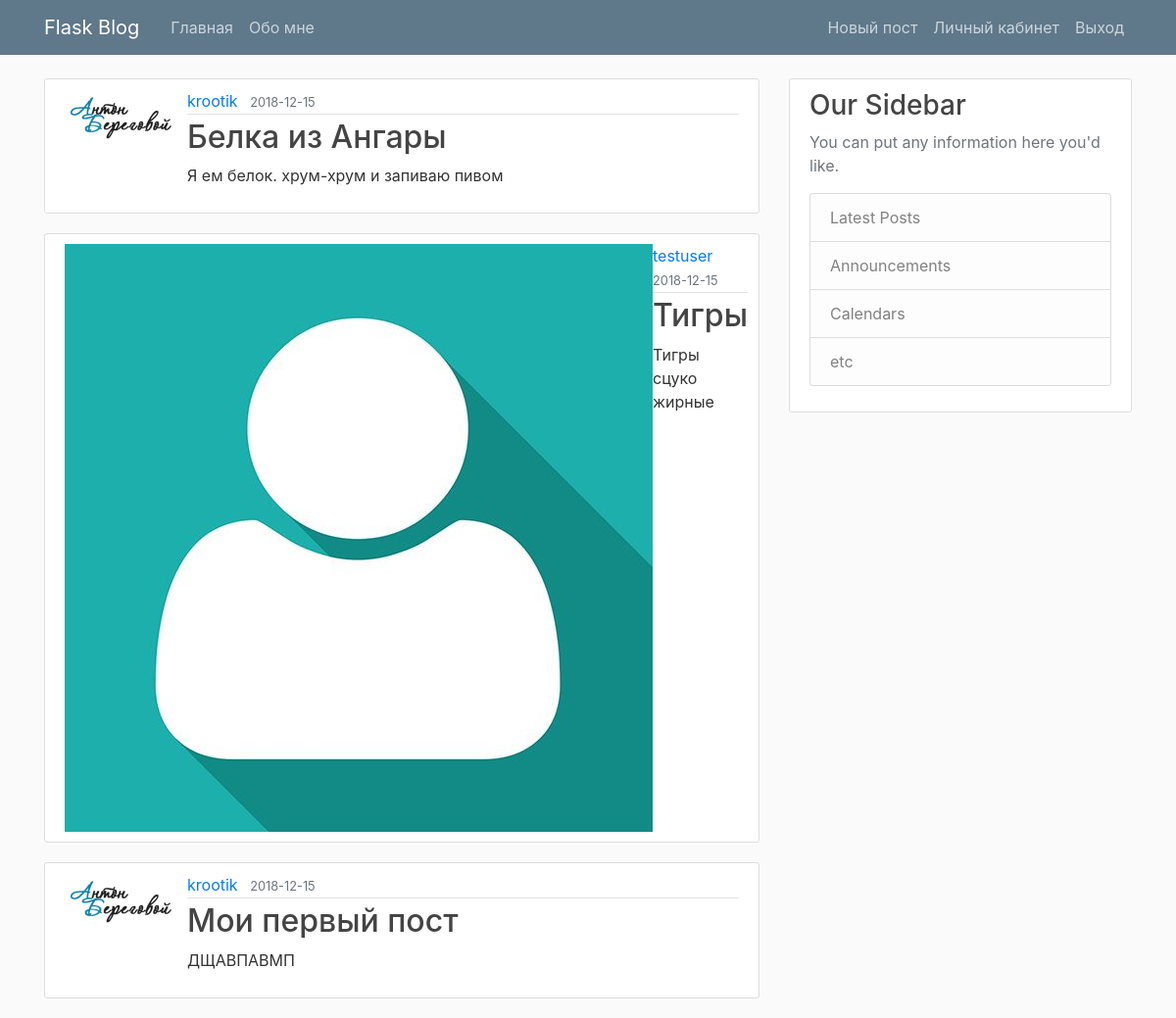
Screenshot of /home (signed in) with the database file from the repository.
### blog/models.py (models this page shows, shortened)
class Post(db.Model, UserMixin):
    id = db.Column(db.Integer, primary_key=True)
    title = db.Column(db.String(100), nullable=False)
    date_posted = db.Column(db.DateTime, nullable=False, default=datetime.utcnow)
    content = db.Column(db.Text, nullable=False)
    user_id = db.Column(db.Integer, db.ForeignKey('user.id'), nullable=False)

class User(db.Model, UserMixin):
    id = db.Column(db.Integer, primary_key=True)
    username = db.Column(db.String(20), unique=True, nullable=False)
    email = db.Column(db.String(120), unique=True, nullable=False)
    image_file = db.Column(db.String(20), nullable=False, default='default.jpg')
    password = db.Column(db.String(60), nullable=False)
    posts = db.relationship('Post', backref='author', lazy=True)

### blog/routes.py (the view)
@app.route('/')
@app.route('/home')
def home():
    posts = Post.query.all()
    return render_template('home.html', posts=posts)

### blog/models.py (called while the page is built)
@login_manager.user_loader
def load(user_id):
    return User.query.get(int(user_id))

### blog/templates/home.html
{% extends 'layout.html' %}
{% block content %}
    {% for post in posts %}
        <article class="media content-section">
            <img src="{{ url_for('static', filename='profile_pics/' + post.author.image_file)}}" alt="" class="round-circle artical-img">
            <div class="media-body">
                <div class="article-metadata">
                    <a class="mr-2" href="#">{{ post.author.username }}</a>
                    <small class="text-muted">{{ post.date_posted.strftime('%Y-%m-%d') }}</small>
                </div>
                <h2><a class="article-title" href="{{ url_for('post', post_id=post.id)}}">{{ post.title }}</a></h2>
                <p class="article-content">{{ post.content }}</p>
            </div>
        </article>
    {% endfor  %}
{% endblock %}

### blog/static/main.css (style rules this page uses)
body { background: #fafafa; color: #333333; margin-top: 5rem; }
h1, h2, h3, h4, h5, h6 { color: #444444; }
.content-section { background: #ffffff; padding: 10px 20px; border: 1px solid #dddddd; border-radius: 3px; margin-bottom: 20px; }
.article-title { color: #444444; }
.article-content { white-space: pre-line; }
.article-metadata { padding-bottom: 1px; margin-bottom: 4px; border-bottom: 1px solid #e3e3e3 }

### rows the page displays
Post: image_file (picture), author.username "krootik", date_posted "2018-12-15", title "Белка из Ангары", content "Я ем белок. хрум-хрум и запиваю пивом"
Post: image_file (placeholder picture), author.username "testuser", date_posted "2018-12-15", title "Тигры", content "Тигры сцуко жирные"
Post: image_file (picture), author.username "krootik", date_posted "2018-12-15", title "Мои первый пост", content "ДЩАВПАВМП"
